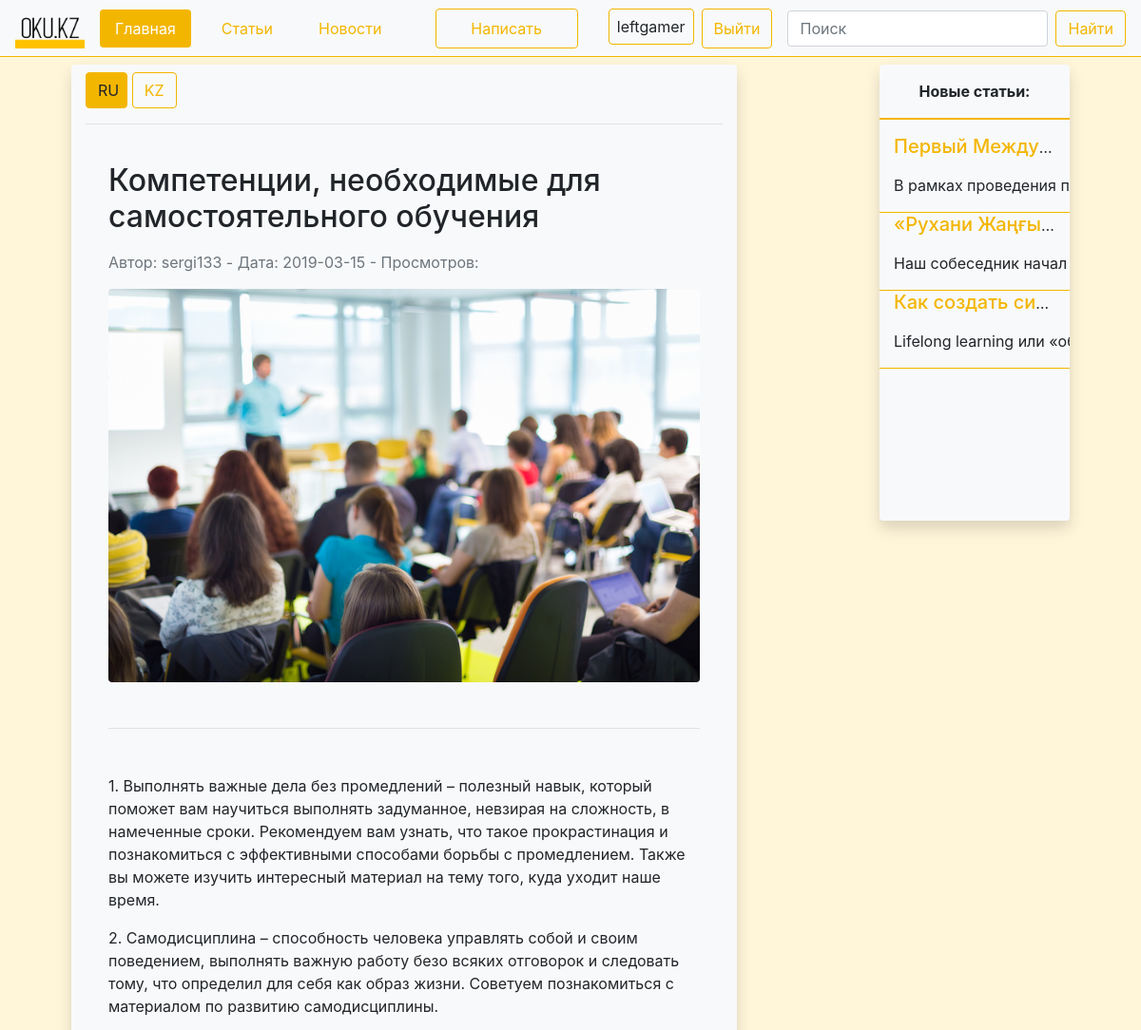
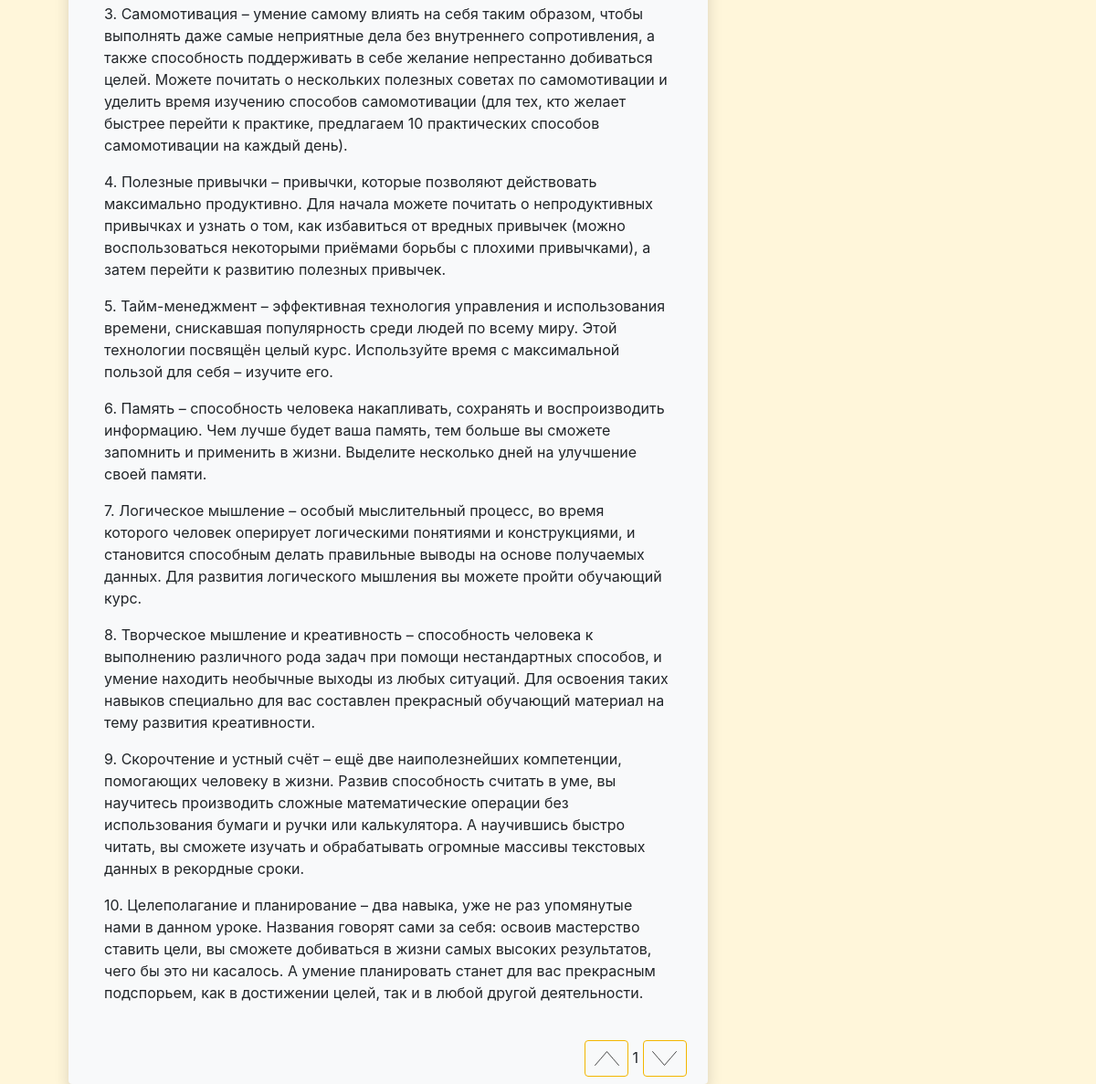
The page /article_blank.php?id=16 (signed in) on the database its author committed (2 pictures, top to bottom).
### tables this page shows
CREATE TABLE `article` (
  `ID` int(11) NOT NULL,
  `Type` text NOT NULL,
  `Zagolovok` text NOT NULL,
  `Tekst` text NOT NULL,
  `ISKZ` text NOT NULL,
  `KZZagolovok` text NOT NULL,
  `KZ` text NOT NULL,
  `Avtor` text NOT NULL,
  `Date` date NOT NULL,
  `Kartinka` text NOT NULL
);

### article_blank.php (the view, shortened to what this page needs)
<!doctype html>
<html lang="en">
<head>
    <link rel="stylesheet" href="styler/style.css"
    <meta charset="UTF-8">
</head>
<body class="body-bg">
<nav class="navbar navbar-expand-md bg-light navbar-light border-bottom border-pr mb-2">
<a href='index.php'><img class="logo mr-2" src="img/logoB1.png" width="73" height="43"></a>
    <div class="collapse navbar-collapse" id="testnavbar1">
        <ul class="nav nav-pills my-lg-0 my-2">
            <li class="nav-item px-2">
                <a class="nav-link active" href="index.php">Главная <span class="sr-only">(current)</span></a>
            </li>
            <li class="nav-item px-2">
                <a class="nav-link" href="articles.php">Статьи</a>
            </li>
            <li class="nav-item px-2">
                <a class="nav-link" href="news.php">Новости</a>
            </li>
        </ul>
        <?php
        if (isset($_SESSION['login'])){
            echo "<a href='create.php' id='create' class='nav-link btn btn-outline-primary mx-lg-auto mx-sm-0 my-lg-0 my-2'>Написать</a>";
            echo "<div id='logout-block' class='inline mr-3 my-lg-0 my-2'><form action='logout.php'><span class='border border-primary rounded p-2 mr-2'>{$_SESSION['login']}</span><button type='submit' id='logout' class='btn btn-outline-primary py-2'>Выйти</button></form></div>";
        }else{
            echo '<button id="logregbtn" type="button" class="inline ml-auto btn btn-outline-primary mr-2">Вход/Регистрация</button>';
        }?>
        <form class="form-inline" action='search.php' method='get'>
            <input id='srch-input' class="form-control mr-sm-2" type="search" placeholder="Поиск" aria-label="Search" name='search_query'>
            <button id='srch-button' class="btn btn-outline-primary my-2 my-sm-0" type="submit">Найти</button>
        </form>
    </div>
</nav>
<div class="row mx-0">
    <div class="col-12 col-lg-7 bg-light mx-auto rounded py-2 shadow">
        <?php
        $id=$_GET['id'];
        include "db.php";
        $res=mysqli_query($db,"SELECT * FROM `article` WHERE `ID` LIKE $id");
        $myrow=mysqli_fetch_assoc($res);
        $zag=$myrow['Zagolovok'];
        $Text1=$myrow['Tekst'];
        $iskz=$myrow['ISKZ'];
        $zagkz=$myrow['KZZagolovok'];
        $Author=$myrow['Avtor'];
        $Date=$myrow['Date'];
        $jpg=$myrow['Kartinka'];
        if ($iskz)
        {
            echo "<button id='RU' class='pr-2 btn btn-primary slb'>RU</button> <button id='KZ' class='btn btn-outline-primary slb'>KZ</button>"
        ;}
        else{echo "<button id='RU' class='pr-2 btn btn-primary slb'>RU</button> <button id='KZ' class='btn btn-outline-primary slb' disabled>KZ</button>";};
        echo"<hr>
        <div id='article-text' class='p-4'>
        <h2 id='ruz' class='mb-3'>$zag</h2>
        <h2 id='kzz' class='mb-3 d-none'>$zagkz</h2>
        <p class='text-muted mb-3'>Автор: $Author - Дата: $Date - Просмотров: </p>
        <img class='home-img rounded mx-auto d-block img-fluid' src='$jpg' alt='Здесь должна была быть картинка'>
        <hr class='my-5'><div id='text1'>$Text1</div>";
            $i=0;
            $pg=$_GET['id'];
            $res2=mysqli_query($db,"SELECT * FROM `rating` WHERE `post` = $pg");
            while($row2 = mysqli_fetch_array($res2)) {
                if ($row2['action']==='upvote'){$i++;}
            }
        if (!isset($_SESSION['logID'])){
            echo "</div>
        <div class='likecont ml-auto'>
            <button id='upvote' class=\"btn btn-outline-primary\" disabled></button>
            <div data-id=\"$pg\" id=\"likediv\" class=\"d-inline-block\">$i</div>
            <button id='downvote' class=\"btn btn-outline-primary\" disabled></button>
        </div>";
        }else{
            $b1='btn-outline-primary';
            $b2='btn-outline-primary';
            echo "</div>
            <div class='likecont ml-auto'>
                <button id='upvote' class=\"btn $b1\"></button>
                <div data-id=\"$pg\" id=\"likediv\" class=\"d-inline-block\">$i</div>
                <button id='downvote' class=\"btn $b2\"></button>
            </div>";
        }
        ?>
    </div>
    <div class="d-none d-lg-block col-2 mx-auto rounded px-0">
        <div class="bg-secondary w-100 sidebar-block rounded pt-3 shadow">
            <p class="text-center font-weight-bold">Новые статьи:</p>
            <hr class="border-primary border w-100z"><?php
            $db=mysqli_connect("localhost","root","","reg");
            mysqli_query($db,"set names 'utf8'");
            $res1=mysqli_query($db,"SELECT * FROM `article` ORDER BY `Date` DESC LIMIT 5");
            while($row = mysqli_fetch_array($res1)) {
                $id=$row['ID'];
                $zag=$row['Zagolovok'];
                $Text1=iconv_substr($row['Tekst'],0,40).'...';
                echo "<div class=\"row bg-light border-primary border-bottom mx-0\">
                <div class=\"col-12 align-self-center text-truncate\"><a class=\"h5 text-decoration-none\" href=\"article_blank.php?id=$id\">$zag</a></div>
                <div class=\"col-12 text-truncate\"><p class=\"text-muted\">$Text1</p></div>
        </div>";
            }
            ?>
        </div>
    </div>
</div>
</body>
</html>

### rows shown on the page
article: Zagolovok "Компетенции, необходимые для самостоятельного обучения", Avtor "sergi133", Date "2019-03-15", Kartinka (picture), Tekst "1. Выполнять важные дела без промедлений – полезный навык, который поможет вам научиться выполнять задуманное, невзирая на сложность, в намеченные сроки. Рекомендуем вам узнать, что такое прокрастинация и познакомиться с эффективными способами борьбы с промедлением. Также вы можете изучить интересный материал на тему того, куда уходит наше время. 2. Самодисциплина – способность человека управлять собой и своим поведением, выполнять важную работу безо всяких отговорок и следовать тому, что определил для себя как образ жизни. Советуем познакомиться с материалом по развитию самодисциплины. 3. Самомотивация – умение самому влиять на себя таким образом, чтобы выполнять даже самые неприятные дела…"
article: Zagolovok "Первый Между…", Tekst "В рамках проведен…"
article: Zagolovok "«Рухани Жаңғы…", Tekst "Наш собеседник на…"
article: Zagolovok "Как создать си…", Tekst "Lifelong learning ил…"

### other values the page prints
$_SESSION['login'] "leftgamer"
$i "1"
